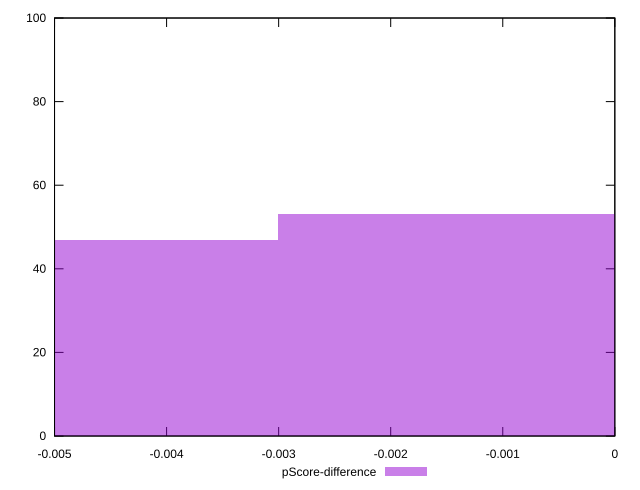

The script that saved this image:
reset

$pScoreDifference <<EOF
-0.006007398251627343 47
0 53
EOF

set key outside below
set boxwidth 0.006007398251627343
set xrange [-0.0050000000000000044:0]
set yrange [0:100]
set trange [0:100]
set style fill transparent solid 0.5 noborder
set terminal svg size 640, 490 enhanced background rgb 'white'
set output "report_00018_2021-02-10T15-25-16.877Z/uses-http2/samples/pages+cached/pScore-difference/histogram.svg"

plot $pScoreDifference title "pScore-difference" with boxes

reset
